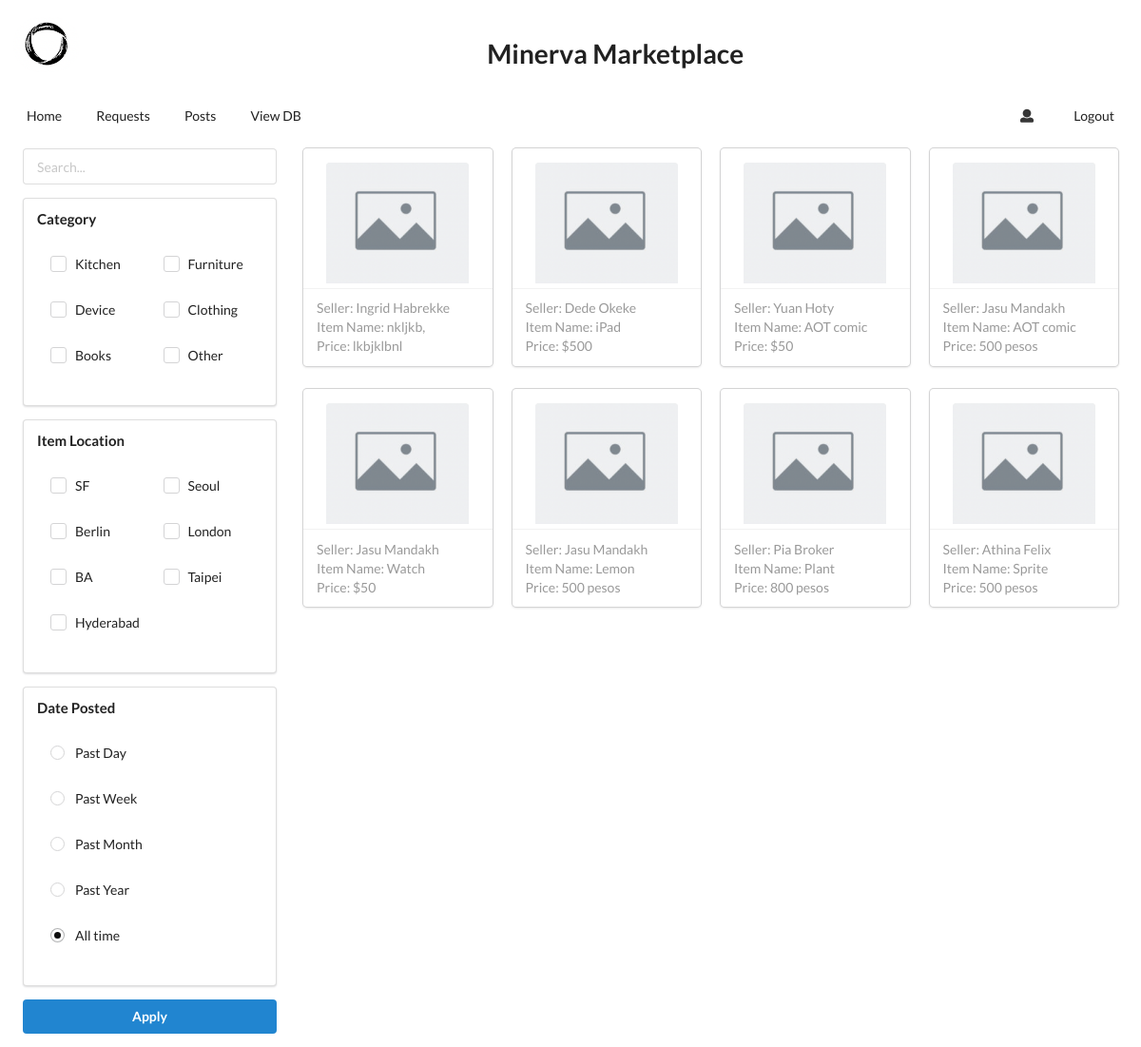
The page /all_items (signed in) on the database its author committed.
### app.py (models this page shows, shortened)
class Items(db.Model):
    item_id = db.Column(db.Integer, primary_key = True)
    requester_id = db.Column(db.Integer)
    poster_id = db.Column(db.Integer)
    item_status = db.Column(db.String(100))
    item_name = db.Column(db.String(100))
    item_location = db.Column(db.String(100))
    item_category = db.Column(db.String(100))
    item_description = db.Column(db.String(100))
    item_shelflife = db.Column(db.String(100))
    item_state = db.Column(db.String(100))
    date_posted = db.Column(db.DateTime, default=datetime.datetime.utcnow)
    item_price = db.Column(db.String(100))
    item_pic = db.Column(db.String(100))

class Users(db.Model):
    user_id = db.Column(db.Integer, primary_key = True)
    user_name = db.Column(db.String(100))
    user_email = db.Column(db.String(100))
    user_phone_no = db.Column(db.String(100))
    user_class = db.Column(db.String(100))
    user_about_me = db.Column(db.String(100))
    user_city = db.Column(db.String(100))
    user_pmoc = db.Column(db.String(100))
    user_oci = db.Column(db.String(100))
    user_profile_pic = db.Column(db.String(100))
    password = db.Column(db.String(100))

### app.py (the view, shortened to what this page needs)
@app.route("/all_items", methods = ["POST", "GET"])
def all_items():
    if "user_email" not in session:
        flash("You need to log in!")
        return redirect(url_for("login"))
    items = db.session.query(Items.item_id, Items.item_name, Items.item_price, Users.user_name).\
        join(Users, Users.user_id == Items.poster_id).\
        filter(Users.user_email != session["user_email"]).\
        filter(Items.item_status == "NR")
    ordered_items = items.order_by(Items.date_posted.desc()).all()
    return render_template("all_items.html", items=ordered_items)

### templates/all_items.html (shortened to what this page needs)
{% extends "base.html" %}
{% block body %}
    <div class="ui grid" style="margin-left: 10px; margin-right: 10px;">
        <div class="four wide column">
            <form class="ui form" action="#" method = "post">
                <div class="ui fluid input">
                    <input type="text" placeholder="Search..." name="search">
                </div>
                <div class="ui segment">
                    <h4 class="ui header">Category</h4>
                    <div class="ui basic two column grid segment">
                        <div class="column">
                            <div class="ui checkbox">
                                <label>Kitchen</label>
                            </div>
                        </div>
                        <div class="column">
                            <div class="ui checkbox">
                                <label>Furniture</label>
                            </div>
                        </div>
                        <div class="column">
                            <div class="ui checkbox">
                                <label>Device</label>
                            </div>
                        </div>
                        <div class="column">
                            <div class="ui checkbox">
                                <label>Clothing</label>
                            </div>
                        </div>
                        <div class="column">
                            <div class="ui checkbox">
                                <label>Books</label>
                            </div>
                        </div>
                        <div class="column">
                            <div class="ui checkbox">
                                <label>Other</label>
                            </div>
                        </div>
                    </div>
                </div>
                <div class="ui segment">
                    <h4 class="ui header">Item Location</h4>
                    <div class="ui basic two column grid segment">
                        <div class="column">
                            <div class="ui checkbox">
                                <label>SF</label>
                            </div>
                        </div>
                        <div class="column">
                            <div class="ui checkbox">
                                <label>Seoul</label>
                            </div>
                        </div>
                        <div class="column">
                            <div class="ui checkbox">
                                <label>Berlin</label>
                            </div>
                        </div>
                        <div class="column">
                            <div class="ui checkbox">
                                <label>London</label>
                            </div>
                        </div>
                        <div class="column">
                            <div class="ui checkbox">
                                <label>BA</label>
                            </div>
                        </div>
                        <div class="column">
                            <div class="ui checkbox">
                                <label>Taipei</label>
                            </div>
                        </div>
                        <div class="column">
                            <div class="ui checkbox">
                                <label>Hyderabad</label>
                            </div>
                        </div>
                    </div>
                </div>
                <div class="ui segment">
                    <h4 class="ui header">Date Posted</h4>
                    <div class="ui basic one column grid segment">
                        <div class="column">
                            <div class="ui radio checkbox">
                                <label>Past Day</label>
                            </div>
                        </div>
                        <div class="column">
                            <div class="ui radio checkbox">
                                <label>Past Week</label>
                            </div>
                        </div>
                        <div class="column">
                            <div class="ui radio checkbox">
                                <label>Past Month</label>
                            </div>
                        </div>
                        <div class="column">
                            <div class="ui radio checkbox">
                                <label>Past Year</label>
                            </div>
                        </div>
                        <div class="column">
                            <div class="ui radio checkbox">
                                <label>All time</label>
                            </div>
                        </div>
                    </div>
                </div>
                <button class="fluid ui primary button" type="submit">Apply</button>
            </form>
        </div>
        <div class="twelve wide column">
            <div class="ui four cards">
                {% for item in items %}
                    <a class="card" href="{{ url_for('view_item', id=item.item_id) }}">
                        <img class="ui small centered image" src="/static/placeholder.png" style="margin-top: 15px; margin-bottom: 5px;">
                        <div class="extra">
                            Seller: {{item.user_name}} <br>
                            Item Name: {{item.item_name}} <br>
                            Price: {{item.item_price}} <br>
                        </div>
                    </a>
                {% endfor %}
            </div>
        </div>
    </div>
{% endblock %}

### rows shown on the page
Items: user_name "Ingrid Habrekke", item_name "nkljkb,", item_price "lkbjklbnl"
Items: user_name "Dede Okeke", item_name "iPad", item_price "$500"
Items: user_name "Yuan Hoty", item_name "AOT comic", item_price "$50"
Items: user_name "Jasu Mandakh", item_name "AOT comic", item_price "500 pesos"
Items: user_name "Jasu Mandakh", item_name "Watch", item_price "$50"
Items: user_name "Jasu Mandakh", item_name "Lemon", item_price "500 pesos"
Items: user_name "Pia Broker", item_name "Plant", item_price "800 pesos"
Items: user_name "Athina Felix", item_name "Sprite", item_price "500 pesos"
